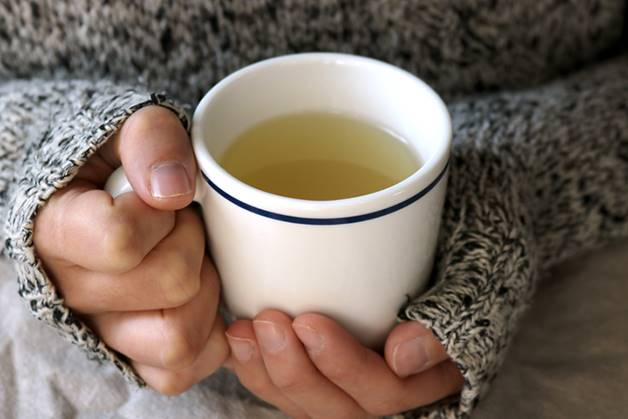
//> input picture opencv_proj/practice/00.jpg, 628 x 419 px, given in place of the camera
$ ./17_tracking_firstVersion   (built with g++ and OpenCV 4)
//> lines starting //> are read from the running program, lines starting //| are printed output that depends on the picture; after the words box and inside, x2 and y2 are one past the last pixel; in counts of white or black regions, pixels touching at a corner belong together
#include <opencv2/opencv.hpp>
#include <iostream>
#include <string>


using namespace cv;
using namespace std;

void setLabel(Mat& image, string str, vector<Point> contour)
{
	int fontface = FONT_HERSHEY_SIMPLEX;
	double scale = 0.5;
	int thickness = 1;
	int baseline = 0;

	Size text = getTextSize(str, fontface, scale, thickness, &baseline);
	Rect r = boundingRect(contour);

	Point pt(r.x + ((r.width - text.width) / 2), r.y + ((r.height + text.height) / 2));
	rectangle(image, pt + Point(0, baseline), pt + Point(text.width, -text.height), CV_RGB(200, 200, 200), CV_FILLED);
	putText(image, str, pt, fontface, scale, CV_RGB(0, 0, 0), thickness, 8);
}


int main(int argc , char** argv)
{
	int range_count = 0;

	Scalar red(0, 0, 255);
	Scalar blue(255, 0, 0);
	Scalar yellow(0, 255, 255);

	Scalar magenta(255, 0, 255);

	Scalar myColor(245,72,34);


	// Mat rgb_color = Mat(1, 1, CV_8UC3, red);
	Mat rgb_color = Mat(1, 1, CV_8UC3, red);
	Mat hsv_color;

	cvtColor(rgb_color, hsv_color, COLOR_BGR2HSV);


	int hue = (int)hsv_color.at<Vec3b>(0, 0)[0];
	int saturation = (int)hsv_color.at<Vec3b>(0, 0)[1];
	int value = (int)hsv_color.at<Vec3b>(0, 0)[2];


	cout << "hue = " << hue << endl;
	cout << "saturation = " << saturation << endl;
	cout << "value = " << value << endl;


	int low_hue = hue - 5;
	int high_hue = hue + 5;

	int low_hue1 = 0, low_hue2 = 0;
	int high_hue1 = 0, high_hue2 = 0;

	if (low_hue < 10 ) {
		range_count = 2;

		high_hue1 = 180;
		low_hue1 = low_hue + 180;
		high_hue2 = high_hue;
		low_hue2 = 0;
	}
	else if (high_hue > 170) {
		range_count = 2;

		high_hue1 = low_hue;
		low_hue1 = 180;
		high_hue2 = high_hue - 180;
		low_hue2 = 0;
	}
	else {
		range_count = 1;

		low_hue1 = low_hue;
		high_hue1 = high_hue;
	}


	cout << low_hue1 << "  " << high_hue1 << endl;
	cout << low_hue2 << "  " << high_hue2 << endl;

	// VideoCapture cap("rtspsrc location=rtsp://192.168.0.118:8554/test latency=0 ! rtph264depay ! decodebin ! videoconvert ! video/x-raw,width=400 , height=400 , format=(string)BGR ! appsink"
// );
	VideoCapture cap(0);

	Mat img_frame, img_hsv , img_result;


	if (!cap.isOpened()) {
		cerr << "ERROR! Unable to open camera\n";
		return -1;
	}


	for (;;)
	{
		// wait for a new frame from camera and store it into 'frame'
		cap.read(img_frame);
//> img_frame is the input picture: 419 rows x 628 cols, CV_8UC3; mean B, G, R 97, 108.7, 124

		// check if we succeeded
		if (img_frame.empty()) {
			cerr << "ERROR! blank frame grabbed\n";
			break;
		}


		//HSV로 변환
		cvtColor(img_frame, img_hsv, COLOR_BGR2HSV);
//> img_hsv: 419 rows x 628 cols, CV_8UC3; mean H, S, V 31.6, 69.7, 125.4


		//지정한 HSV 범위를 이용하여 영상을 이진화
		Mat img_mask1, img_mask2;
		inRange(img_hsv, Scalar(low_hue1, 50, 50), Scalar(high_hue1, 255, 255), img_mask1);
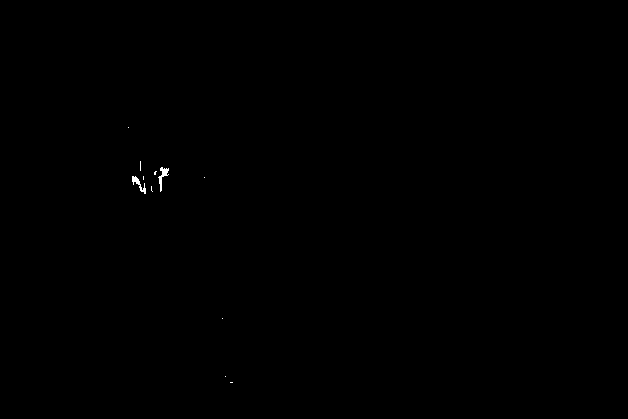
//> img_mask1: 419 rows x 628 cols, CV_8UC1; 0.08% white; 11 white regions (9 under 20 px), largest, box (x1, y1, x2, y2) and area: (158, 167, 169, 192) 98, (132, 176, 146, 194) 86
		if (range_count == 2) {
			inRange(img_hsv, Scalar(low_hue2, 50, 50), Scalar(high_hue2, 255, 255), img_mask2);
//> img_mask2: 419 rows x 628 cols, CV_8UC1; 1.4% white; 103 white regions (78 under 20 px), largest, box (x1, y1, x2, y2) and area: (122, 124, 194, 202) 1441, (121, 318, 169, 344) 343, (228, 320, 256, 338) 211
			img_mask1 |= img_mask2;
		}


		// morphological opening 작은 점들을 제거
		erode(img_mask1, img_mask1, getStructuringElement(MORPH_ELLIPSE, Size(5, 5)));
		dilate(img_mask1, img_mask1, getStructuringElement(MORPH_ELLIPSE, Size(5, 5)));


		// morphological closing 영역의 구멍 메우기
		dilate(img_mask1, img_mask1, getStructuringElement(MORPH_ELLIPSE, Size(5, 5)));
		erode(img_mask1, img_mask1, getStructuringElement(MORPH_ELLIPSE, Size(5, 5)));
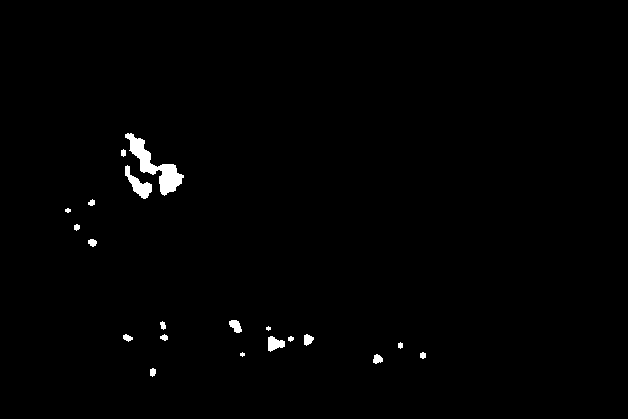
//> img_mask1: 419 rows x 628 cols, CV_8UC1; 0.9% white; 20 white regions (2 under 20 px), largest, box (x1, y1, x2, y2) and area: (125, 133, 184, 196) 1112, (125, 165, 152, 199) 357, (268, 336, 285, 352) 178

		// 라벨링
		Mat img_labels, stats, centroids;
		int numOfLables = connectedComponentsWithStats(img_mask1, img_labels,
			stats, centroids, 8, CV_32S);
//> img_labels: 419 rows x 628 cols, CV_32SC1; 21 distinct labels, from 0 to 20
//> stats = 21 rows, first 6: [0, 0, 628, 419, 260753], [125, 133, 59, 63, 1112], [121, 149, 5, 8, 32], [125, 165, 27, 34, 357], [88, 199, 7, 7, 35], [65, 208, 6, 5, 22]; centroids = 21 rows, first 8: [314.7, 208.8], [154.9, 165.9], [123, 152.5], [138.2, 184.4], [91.31, 202.3], [67.5, 210], [76.41, 226.8], [92.02, 242.2]; numOfLables = 21


		// 영역박스 그리기
		int max = -1, idx = 0;
		for (int j = 1; j < numOfLables; j++) {
			int area = stats.at<int>(j, CC_STAT_AREA);
			if (max < area && area > 700)
			{
				max = area;
				idx = j;
			}
		}
//> this loop made 20 passes
//> (area, max) on pass 1: (1112, 1112)
//> area on passes 2 to 7: 32, 357, 35, 22, 32, 53
//> after the loop, max = 1112; idx = 1


		int left = stats.at<int>(idx, CC_STAT_LEFT);
//> left = 125
		int top = stats.at<int>(idx, CC_STAT_TOP);
//> top = 133
		int width = stats.at<int>(idx, CC_STAT_WIDTH);
//> width = 59
		int height = stats.at<int>(idx, CC_STAT_HEIGHT);
//> height = 63

		int x = centroids.at<double>(idx,0);
//> x = 154
		int y = centroids.at<double>(idx,1);
//> y = 165

		Rect r(left,top,width,height);
//> r = Rect(125, 133, 59, 63)


		rectangle(img_frame, Point(left, top), Point(left + width, top + height),
			Scalar(0, 0, 255), 1);
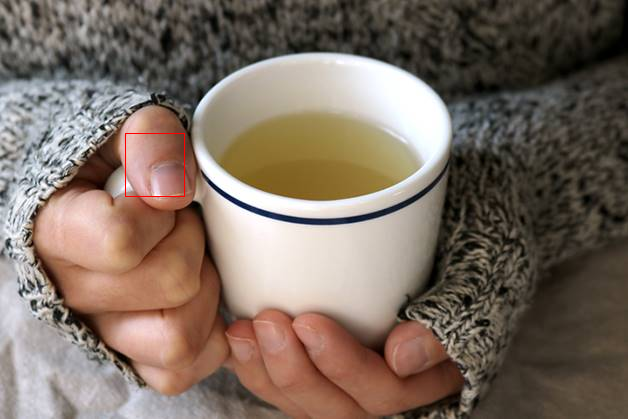
//> img_frame: 419 rows x 628 cols, CV_8UC3; 0.09% of pixels changed, all inside (x1, y1, x2, y2) = (125, 133, 185, 197)

		cout << "x :" << x << endl;
//| x :154
		cout << "y :" << y << endl;
//| y :165

		imshow("rect", img_frame(r));
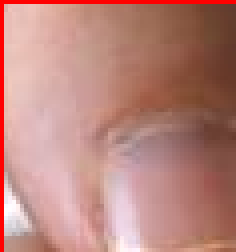
//> window 'rect': 63 rows x 59 cols, CV_8UC3 (shown 4 times larger); mean B, G, R 125.1, 133.4, 186.8
		Mat roi = img_mask1(r).clone();
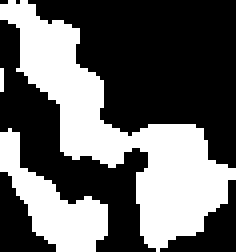
//> roi: 63 rows x 59 cols, CV_8UC1 (shown 4 times larger); 39.2% white; 3 white regions (1 under 20 px)
		// cvtColor(roi,roi,CV_RGB2GRAY);
		/////////////////////도형 찾기 ///////////////

		//contour를 찾는다.
		vector<vector<Point> > contours;
		findContours(roi, contours, RETR_LIST, CHAIN_APPROX_SIMPLE);
//> contours = 3 contours, 1 with area under 20; largest, box (x1, y1, x2, y2) and area: (0, 0, 59, 63) 1008, (0, 32, 27, 63) 294

		//contour를 근사화한다.
		vector<Point2f> approx;
		img_result = roi.clone();

		for (size_t i = 0; i < contours.size(); i++)
		{
			approxPolyDP(Mat(contours[i]), approx, arcLength(Mat(contours[i]), true)*0.02, true);

			if (fabs(contourArea(Mat(approx))) > 100)  //면적이 일정크기 이상이어야 한다.
			{

				int size = approx.size();

				//Contour를 근사화한 직선을 그린다.
				if (size % 2 == 0) {
					line(img_result, approx[0], approx[approx.size() - 1], Scalar(0, 255, 0), 3);

					for (int k = 0; k < size - 1; k++)
						line(img_result, approx[k], approx[k + 1], Scalar(0, 255, 0), 3);

					for (int k = 0; k < size; k++)
						circle(img_result, approx[k], 3, Scalar(0, 0, 255));
				}
				else {
					line(img_result, approx[0], approx[approx.size() - 1], Scalar(0, 255, 0), 3);

					for (int k = 0; k < size - 1; k++)
						line(img_result, approx[k], approx[k + 1], Scalar(0, 255, 0), 3);

					for (int k = 0; k < size; k++)
						circle(img_result, approx[k], 3, Scalar(0, 0, 255));
				}


				//도형을 판정한다.
				if (size == 3)
					setLabel(img_result, "triangle", contours[i]); //삼각형

				//이하는 해당 꼭지점을 가진 convex라면 찾는 도형
				else if (size == 4 && isContourConvex(Mat(approx)))
					setLabel(img_result, "rectangle", contours[i]); //사각형

				else if (size == 5 && isContourConvex(Mat(approx)))
					setLabel(img_result, "pentagon", contours[i]); //오각형

				else if (size == 6 && isContourConvex(Mat(approx)))
					setLabel(img_result, "hexagon", contours[i]);  //육각형

				else if (size == 10 && isContourConvex(Mat(approx)))
					setLabel(img_result, "decagon", contours[i]);    //십각형

				//위 조건에 해당 안되는 경우는 찾아낸 꼭지점 갯수를 표시
				else setLabel(img_result, to_string(approx.size()), contours[i]);
			}

		}
//> this loop made 3 passes
//> (size, baseline in setLabel, text in setLabel, r in setLabel, pt in setLabel) on passes 1, 3: (9, 5, Size(11, 12), Rect(0, 32, 27, 31), Point(8, 53)), (9, 5, Size(11, 12), Rect(0, 0, 59, 63), Point(24, 37))
//> approx on pass 2: 2 Points (x, y): [0, 17], [0, 22]
//> pass 1, in setLabel, `putText(image, str, pt, fontface, scale, CV_RGB(0, 0, 0), thickness, 8);`:
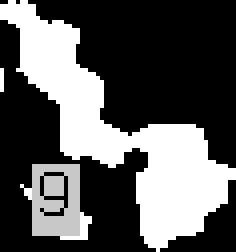
//> image: 63 rows x 59 cols, CV_8UC1 (shown 4 times larger); min 0, max 255, mean 88.5
//> pass 3, in setLabel (call 2), `putText(image, str, pt, fontface, scale, CV_RGB(0, 0, 0), thickness, 8);`:
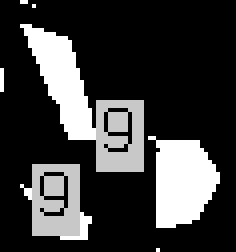
//> image: 63 rows x 59 cols, CV_8UC1 (shown 4 times larger); min 0, max 255, mean 59.1
//> after the loop, approx = 9 Points (x, y): [0, 1], [15, 37], [36, 37], [36, 60], [50, 57], [58, 44], [50, 32], [26, 31], [19, 7]


		///////////////////////////////////////////////

		namedWindow("binary video" , 0);
		namedWindow("origianl video" , 0);
		namedWindow("angle video" , 0);

		imshow("binary video", img_mask1);
		imshow("origianl video", img_frame);
		imshow("angle video", img_result);


		if (waitKey(5) >= 0)
//> the Esc key is pressed
			break;
	}


	return 0;
}
